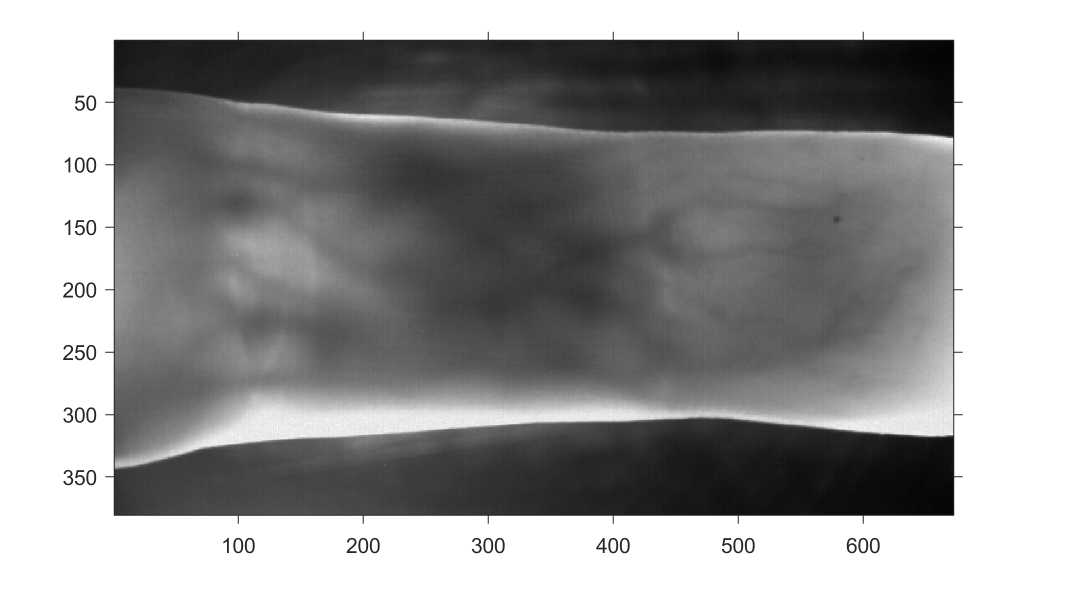
%> input picture own_functions/Skeletonizing_algorithms/original.png, 2140 x 1232 px (shown at 1/2 size)
$ octave --eval "result = enhance_finger(imread('Skeletonizing_algorithms/original.png'));"   (GNU Octave 9; MATLAB toolbox functions it lacks are replaced by stand-ins)
%> lines starting %> are read from the running program, lines starting %| are printed output that depends on the picture; in (x1, y1, x2, y2) boxes, pixels count from 0 and x2, y2 are one past the last pixel; in counts of white or black regions, pixels touching at a corner belong together; the program's own positions count from 1
### own_functions/lee_region.m
function [region, edges] = lee_region(img, mask_h, mask_w)
%> called with mask_h = 4, mask_w = 20
% Localise the finger region

% Parameters:
%  img    - Input vascular image
%  mask_h - Height of the mask
%  mask_w - Width of the mask

% Returns:
%  region - Binary mask indicating the finger region
%  edges  - Matrix containing two rows, first row corresponds to the
%           y-positions of the upper finger edge and the second row
%           corresponds to the y-positions of the lower finger edge.

% Reference:
% Finger vein recognition using minutia-based alignment and local binary
%   pattern-based feature extraction
% E.C. Lee, H.C. Lee and K.R. Park
% International Journal of Imaging Systems and Technology
%   Volume 19, Issue 3, September 2009, Pages 175-178
% doi: 10.1002/ima.20193

% Author:  Bram Ton <b.t.ton@alumnus.utwente.nl>
% Date:    20th March 2012
% License: Simplified BSD License

[img_h, img_w] = size(img);
%> img_h = 1232; img_w = 6420

% Determine lower half starting point
if mod(img_h,2) == 0
    half_img_h = img_h/2 + 1;
%> half_img_h = 617
else
    half_img_h = ceil(img_h/2);
end

% Construct mask for filtering
mask = zeros(mask_h,mask_w);
mask(1:mask_h/2,:) = -1;
mask(mask_h/2 + 1:end,:) = 1;

% Filter image using mask
img_filt = imfilter(img, mask,'replicate');
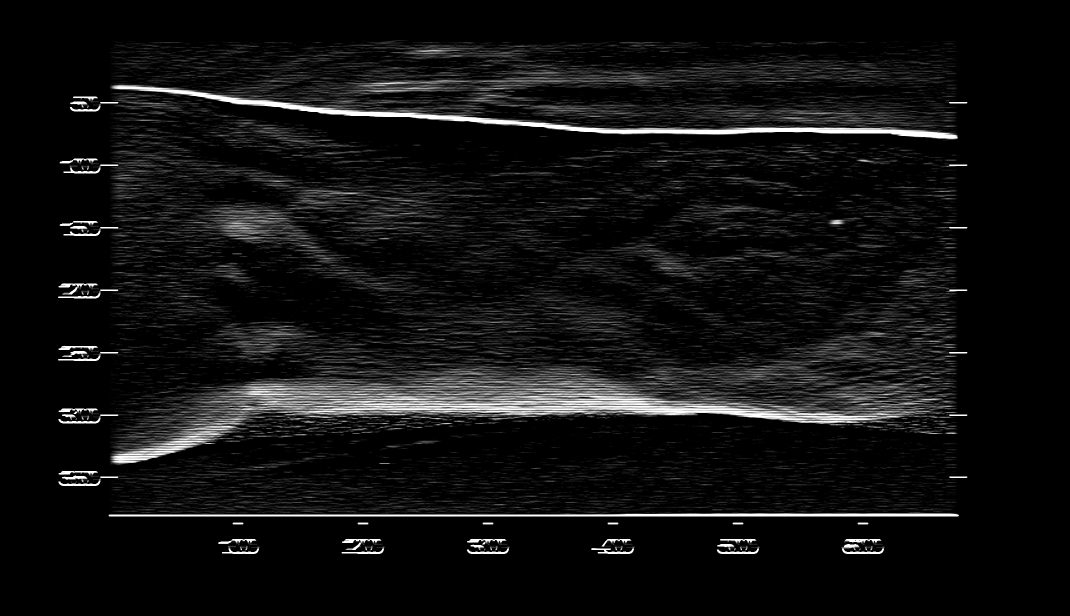
%> img_filt: size 1232x2140x3 uint8 (shown at 1/2 size); min 0, max 255, mean 17.1
%figure; imshow(img_filt)

% Upper part of filtred image
img_filt_up = img_filt(1:floor(img_h/2),:);
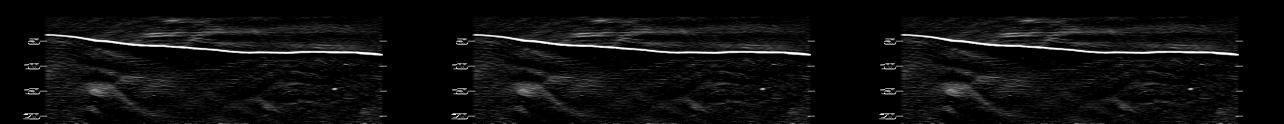
%> img_filt_up: size 616x6420 uint8 (shown at 1/5 size); min 0, max 255, mean 14.4
[~, y_up] = max(img_filt_up);
%> y_up = 6420 values, max 595 at index 117, min 1 at index 1, mean 199.4

% Lower part of filtred image
img_filt_lo = img_filt(half_img_h:end,:);
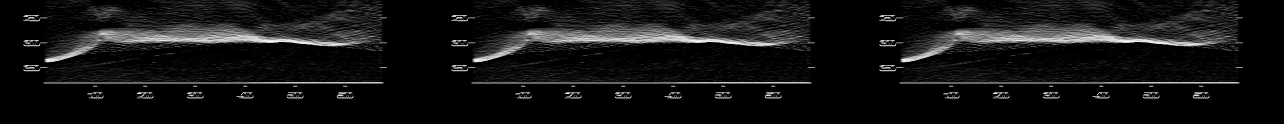
%> img_filt_lo: size 616x6420 uint8 (shown at 1/5 size); min 0, max 255, mean 19.7
[~,y_lo] = min(img_filt_lo);
%> y_lo = 6420 values, max 59 at index 1201, min 1 at index 1, mean 4.17

% Fill region between upper and lower edges
region = zeros(size(img));
for i=1:img_w
    region(y_up(i):y_lo(i)+size(img_filt_lo,1), i) = 1;
end
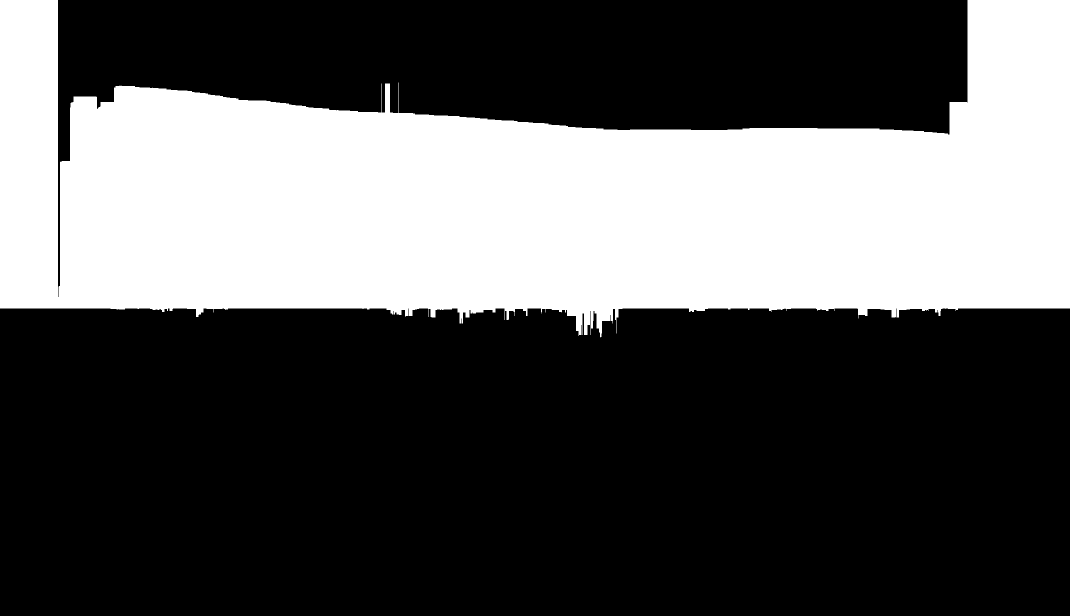
%> region: size 1232x2140x3 double (shown at 1/2 size); values 0 (black) and 1 (white), 34.2% white; 1 white region, box (x1, y1, x2, y2) and area: (0, 0, 2140, 675) 902656
region = imbinarize(region, 0);
% Save y-position of finger edges
edges = zeros(2,img_w);
edges(1,:) = y_up;
edges(2,:) = round(y_lo + size(img_filt_lo,1));

### own_functions/enhance_finger.m
function imout = enhance_finger(im)
% Removes regions outside finger completely, then enhances contrast using
% Adaptive Histogram Equalization, then resizes the image.

% Parameters:
%  im     -    target image

% Returns:
%  imout  -    outuput image

mask_height=4; % Height of the mask
mask_width=20; % Width of the mask
[fvr, edges] = lee_region(im,mask_height,mask_width);
x = 1: 1 : length(edges(2,:));
%> x = 6420 values from 1 to 6420

[m,n] = size(im);
%> m = 1232; n = 6420

for c = 1 : n
    for r = 1 : m
        if r > edges(1,c)
           im(1:r-1,c) = 0;
           break
        end
    end
end
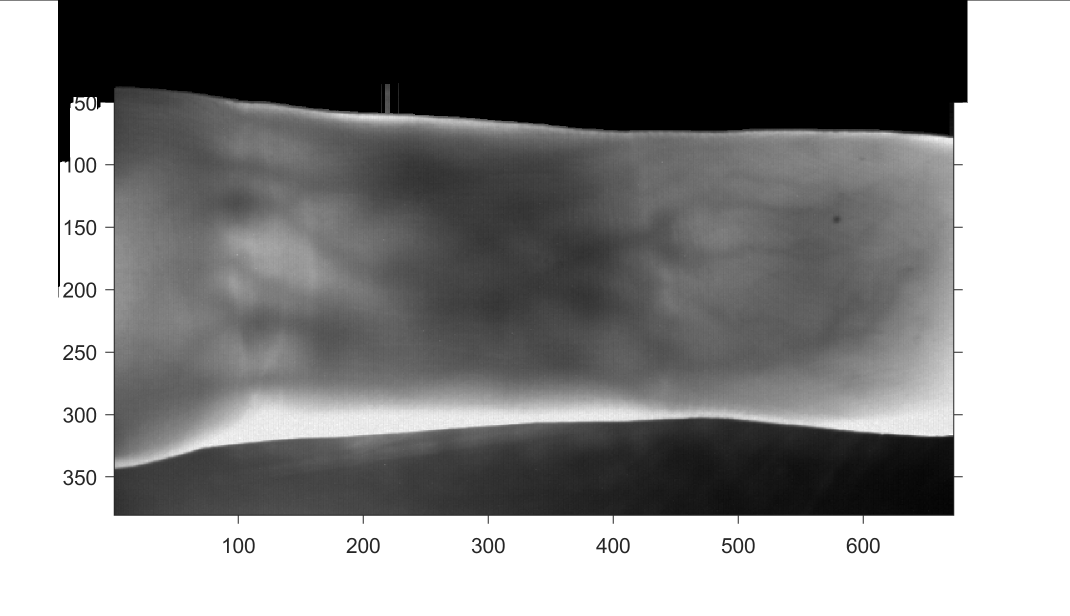
%> im: size 1232x2140x3 uint8 (shown at 1/2 size); min 0, max 255, mean 134

for c = 1 : n
    for r = 1 : m
        if r > edges(2,c)
           im(r:m,c) = 0;
           break
        end
    end
end
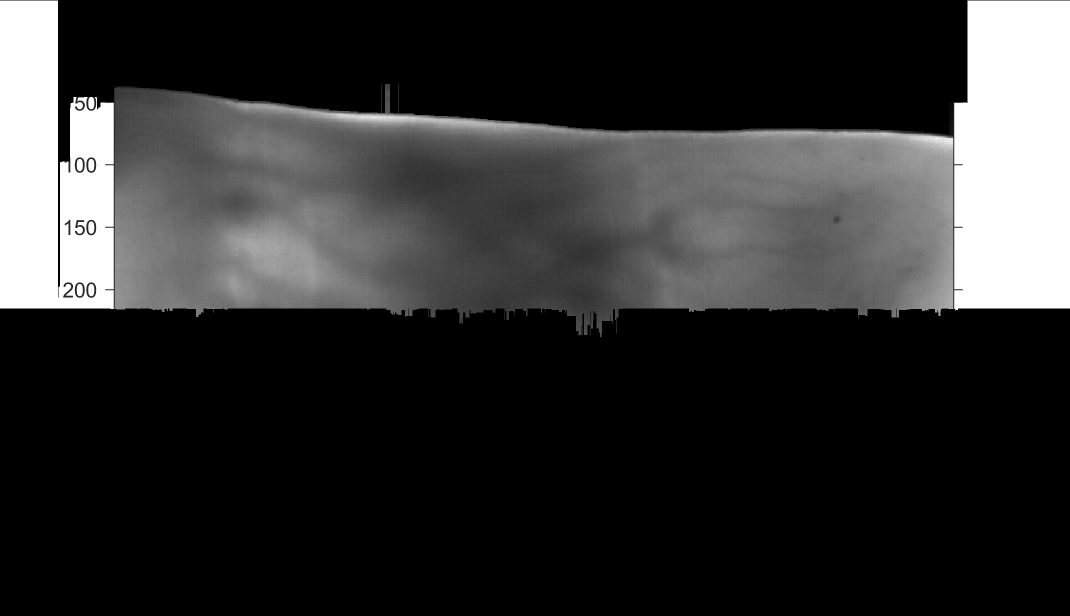
%> im: size 1232x2140x3 uint8 (shown at 1/2 size); min 0, max 255, mean 49

%> (the run ends here)
